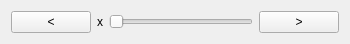
<?xml version="1.0" encoding="UTF-8"?>
<ui version="4.0">
 <class>paramTemplate</class>
 <widget class="QWidget" name="paramTemplate">
  <property name="geometry">
   <rect>
    <x>0</x>
    <y>0</y>
    <width>350</width>
    <height>32</height>
   </rect>
  </property>
  <property name="sizePolicy">
   <sizepolicy hsizetype="Preferred" vsizetype="Preferred">
    <horstretch>0</horstretch>
    <verstretch>0</verstretch>
   </sizepolicy>
  </property>
  <property name="minimumSize">
   <size>
    <width>0</width>
    <height>0</height>
   </size>
  </property>
  <property name="maximumSize">
   <size>
    <width>16777215</width>
    <height>112</height>
   </size>
  </property>
  <property name="windowTitle">
   <string>ParamTemplate</string>
  </property>
  <layout class="QGridLayout" name="gridLayout">
   <item row="0" column="0">
    <widget class="QPushButton" name="atras">
     <property name="sizePolicy">
      <sizepolicy hsizetype="Fixed" vsizetype="Maximum">
       <horstretch>0</horstretch>
       <verstretch>0</verstretch>
      </sizepolicy>
     </property>
     <property name="text">
      <string>&lt;</string>
     </property>
    </widget>
   </item>
   <item row="0" column="1">
    <widget class="QLabel" name="nombre">
     <property name="sizePolicy">
      <sizepolicy hsizetype="Fixed" vsizetype="Preferred">
       <horstretch>0</horstretch>
       <verstretch>0</verstretch>
      </sizepolicy>
     </property>
     <property name="text">
      <string>x</string>
     </property>
    </widget>
   </item>
   <item row="0" column="2">
    <widget class="QSlider" name="slider">
     <property name="sizePolicy">
      <sizepolicy hsizetype="Minimum" vsizetype="Preferred">
       <horstretch>0</horstretch>
       <verstretch>0</verstretch>
      </sizepolicy>
     </property>
     <property name="orientation">
      <enum>Qt::Horizontal</enum>
     </property>
    </widget>
   </item>
   <item row="0" column="3">
    <widget class="QPushButton" name="adelante">
     <property name="sizePolicy">
      <sizepolicy hsizetype="Fixed" vsizetype="Maximum">
       <horstretch>0</horstretch>
       <verstretch>0</verstretch>
      </sizepolicy>
     </property>
     <property name="text">
      <string>&gt;</string>
     </property>
    </widget>
   </item>
  </layout>
 </widget>
 <resources/>
 <connections/>
</ui>
